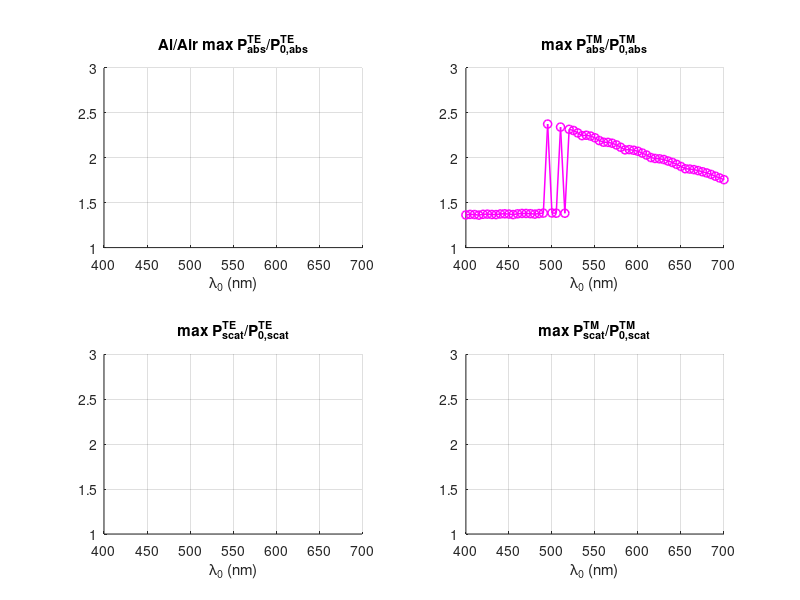
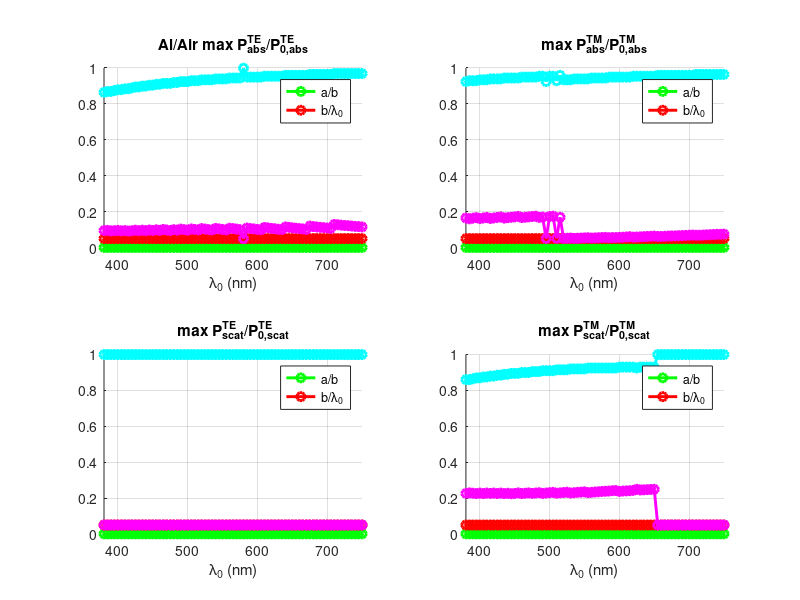
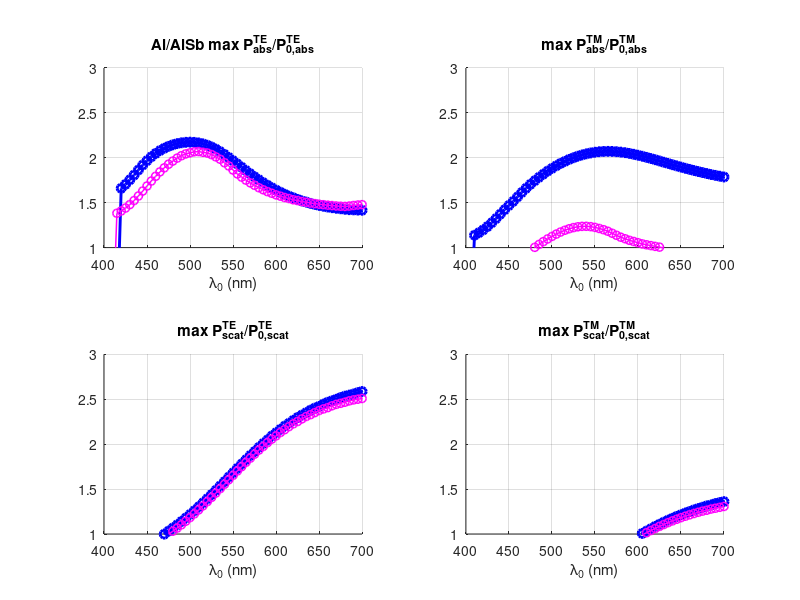
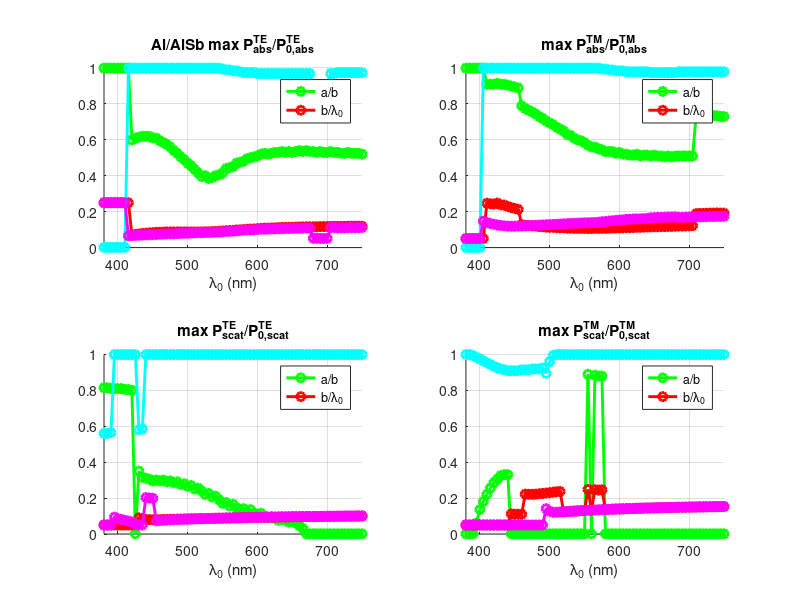

Recreate these plots in MATLAB, in order.
clear all;

nm      = 10^(-9);

lambda0min    = 380*nm;
lambda0max    = 750*nm;
lambda0points = 74;
lambda01      = lambda0min + (lambda0max-lambda0min)*[0:lambda0points]/lambda0points;

%-------------------------------------------------------------ALUMINIUM/AIR
load('Al_Air_Data.mat');
load('Air_Al_Data.mat');
figure;
subplot(2, 2, 1);
hold;
plot(lambda01/nm, Al_Air_PmaxTEabs, '-bo', 'LineWidth', 2.1);
plot(lambda01/nm, Air_Al_PmaxTEabs, '-mo', 'LineWidth', 1.1);
xlabel('\lambda_0 (nm)');
title('Al/Air max P^{TE}_{abs}/P^{TE}_{0,abs}');
grid;
xlim([lambda0min/nm, lambda0max/nm]);
xlim([400, 700]); ylim([1, 3]);
subplot(2, 2, 2);
hold;
plot(lambda01/nm, Al_Air_PmaxTMabs, '-bo', 'LineWidth', 2.1);
plot(lambda01/nm, Air_Al_PmaxTMabs, '-mo', 'LineWidth', 1.1);
xlabel('\lambda_0 (nm)');
title('max P^{TM}_{abs}/P^{TM}_{0,abs}');
grid;
xlim([lambda0min/nm, lambda0max/nm]);
xlim([400, 700]); ylim([1, 3]);
subplot(2, 2, 3);
hold;
plot(lambda01/nm, Al_Air_PmaxTEscat, '-bo', 'LineWidth', 2.1);
plot(lambda01/nm, Air_Al_PmaxTEscat, '-mo', 'LineWidth', 1.1);
xlabel('\lambda_0 (nm)');
title('max P^{TE}_{scat}/P^{TE}_{0,scat}');
grid;
xlim([lambda0min/nm, lambda0max/nm]);
xlim([400, 700]); ylim([1, 3]);
subplot(2, 2, 4);
hold;
plot(lambda01/nm, Al_Air_PmaxTMscat, '-bo', 'LineWidth', 2.1);
plot(lambda01/nm, Air_Al_PmaxTMscat, '-mo', 'LineWidth', 1.1);
xlabel('\lambda_0 (nm)');
title('max P^{TM}_{scat}/P^{TM}_{0,scat}');
grid;
xlim([lambda0min/nm, lambda0max/nm]);
xlim([400, 700]); ylim([1, 3]);
figure;
subplot(2, 2, 1);
hold;
plot(lambda01/nm, Al_Air_aoboptTEabs, '-go', 'LineWidth', 2.1);
plot(lambda01/nm, Al_Air_boloptTEabs, '-ro', 'LineWidth', 2.1);
plot(lambda01/nm, Air_Al_aoboptTEabs, '-co', 'LineWidth', 2.1);
plot(lambda01/nm, Air_Al_boloptTEabs, '-mo', 'LineWidth', 2.1);
xlabel('\lambda_0 (nm)');
title('Al/Air max P^{TE}_{abs}/P^{TE}_{0,abs}');
legend('a/b', 'b/\lambda_0');
grid;
xlim([lambda0min/nm, lambda0max/nm]);
subplot(2, 2, 2);
hold;
plot(lambda01/nm, Al_Air_aoboptTMabs, '-go', 'LineWidth', 2.1);
plot(lambda01/nm, Al_Air_boloptTMabs, '-ro', 'LineWidth', 2.1);
plot(lambda01/nm, Air_Al_aoboptTMabs, '-co', 'LineWidth', 2.1);
plot(lambda01/nm, Air_Al_boloptTMabs, '-mo', 'LineWidth', 2.1);
xlabel('\lambda_0 (nm)');
title('max P^{TM}_{abs}/P^{TM}_{0,abs}');
legend('a/b', 'b/\lambda_0');
grid;
xlim([lambda0min/nm, lambda0max/nm]);
subplot(2, 2, 3);
hold;
plot(lambda01/nm, Al_Air_aoboptTEscat, '-go', 'LineWidth', 2.1);
plot(lambda01/nm, Al_Air_boloptTEscat, '-ro', 'LineWidth', 2.1);
plot(lambda01/nm, Air_Al_aoboptTEscat, '-co', 'LineWidth', 2.1);
plot(lambda01/nm, Air_Al_boloptTEscat, '-mo', 'LineWidth', 2.1);
xlabel('\lambda_0 (nm)');
title('max P^{TE}_{scat}/P^{TE}_{0,scat}');
legend('a/b', 'b/\lambda_0');
grid;
xlim([lambda0min/nm, lambda0max/nm]);
subplot(2, 2, 4);
hold;
plot(lambda01/nm, Al_Air_aoboptTMscat, '-go', 'LineWidth', 2.1);
plot(lambda01/nm, Al_Air_boloptTMscat, '-ro', 'LineWidth', 2.1);
plot(lambda01/nm, Air_Al_aoboptTMscat, '-co', 'LineWidth', 2.1);
plot(lambda01/nm, Air_Al_boloptTMscat, '-mo', 'LineWidth', 2.1);
xlabel('\lambda_0 (nm)');
title('max P^{TM}_{scat}/P^{TM}_{0,scat}');
legend('a/b', 'b/\lambda_0');
grid;
xlim([lambda0min/nm, lambda0max/nm]);

%------------------------------------------------------------ALUMINIUM/ALSB
load('Al_AlSb_Data.mat');
load('AlSb_Al_Data.mat');
figure;
subplot(2, 2, 1);
hold;
plot(lambda01/nm, Al_AlSb_PmaxTEabs, '-bo', 'LineWidth', 2.1);
plot(lambda01/nm, AlSb_Al_PmaxTEabs, '-mo', 'LineWidth', 1.1);
xlabel('\lambda_0 (nm)');
title('Al/AlSb max P^{TE}_{abs}/P^{TE}_{0,abs}');
grid;
xlim([lambda0min/nm, lambda0max/nm]);
xlim([400, 700]); ylim([1, 3]);
subplot(2, 2, 2);
hold;
plot(lambda01/nm, Al_AlSb_PmaxTMabs, '-bo', 'LineWidth', 2.1);
plot(lambda01/nm, AlSb_Al_PmaxTMabs, '-mo', 'LineWidth', 1.1);
xlabel('\lambda_0 (nm)');
title('max P^{TM}_{abs}/P^{TM}_{0,abs}');
grid;
xlim([lambda0min/nm, lambda0max/nm]);
xlim([400, 700]); ylim([1, 3]);
subplot(2, 2, 3);
hold;
plot(lambda01/nm, Al_AlSb_PmaxTEscat, '-bo', 'LineWidth', 2.1);
plot(lambda01/nm, AlSb_Al_PmaxTEscat, '-mo', 'LineWidth', 1.1);
xlabel('\lambda_0 (nm)');
title('max P^{TE}_{scat}/P^{TE}_{0,scat}');
grid;
xlim([lambda0min/nm, lambda0max/nm]);
xlim([400, 700]); ylim([1, 3]);
subplot(2, 2, 4);
hold;
plot(lambda01/nm, Al_AlSb_PmaxTMscat, '-bo', 'LineWidth', 2.1);
plot(lambda01/nm, AlSb_Al_PmaxTMscat, '-mo', 'LineWidth', 1.1);
xlabel('\lambda_0 (nm)');
title('max P^{TM}_{scat}/P^{TM}_{0,scat}');
grid;
xlim([lambda0min/nm, lambda0max/nm]);
xlim([400, 700]); ylim([1, 3]);
figure;
subplot(2, 2, 1);
hold;
plot(lambda01/nm, Al_AlSb_aoboptTEabs, '-go', 'LineWidth', 2.1);
plot(lambda01/nm, Al_AlSb_boloptTEabs, '-ro', 'LineWidth', 2.1);
plot(lambda01/nm, AlSb_Al_aoboptTEabs, '-co', 'LineWidth', 2.1);
plot(lambda01/nm, AlSb_Al_boloptTEabs, '-mo', 'LineWidth', 2.1);
xlabel('\lambda_0 (nm)');
title('Al/AlSb max P^{TE}_{abs}/P^{TE}_{0,abs}');
legend('a/b', 'b/\lambda_0');
grid;
xlim([lambda0min/nm, lambda0max/nm]);
subplot(2, 2, 2);
hold;
plot(lambda01/nm, Al_AlSb_aoboptTMabs, '-go', 'LineWidth', 2.1);
plot(lambda01/nm, Al_AlSb_boloptTMabs, '-ro', 'LineWidth', 2.1);
plot(lambda01/nm, AlSb_Al_aoboptTMabs, '-co', 'LineWidth', 2.1);
plot(lambda01/nm, AlSb_Al_boloptTMabs, '-mo', 'LineWidth', 2.1);
xlabel('\lambda_0 (nm)');
title('max P^{TM}_{abs}/P^{TM}_{0,abs}');
legend('a/b', 'b/\lambda_0');
grid;
xlim([lambda0min/nm, lambda0max/nm]);
subplot(2, 2, 3);
hold;
plot(lambda01/nm, Al_AlSb_aoboptTEscat, '-go', 'LineWidth', 2.1);
plot(lambda01/nm, Al_AlSb_boloptTEscat, '-ro', 'LineWidth', 2.1);
plot(lambda01/nm, AlSb_Al_aoboptTEscat, '-co', 'LineWidth', 2.1);
plot(lambda01/nm, AlSb_Al_boloptTEscat, '-mo', 'LineWidth', 2.1);
xlabel('\lambda_0 (nm)');
title('max P^{TE}_{scat}/P^{TE}_{0,scat}');
legend('a/b', 'b/\lambda_0');
grid;
xlim([lambda0min/nm, lambda0max/nm]);
subplot(2, 2, 4);
hold;
plot(lambda01/nm, Al_AlSb_aoboptTMscat, '-go', 'LineWidth', 2.1);
plot(lambda01/nm, Al_AlSb_boloptTMscat, '-ro', 'LineWidth', 2.1);
plot(lambda01/nm, AlSb_Al_aoboptTMscat, '-co', 'LineWidth', 2.1);
plot(lambda01/nm, AlSb_Al_boloptTMscat, '-mo', 'LineWidth', 2.1);
xlabel('\lambda_0 (nm)');
title('max P^{TM}_{scat}/P^{TM}_{0,scat}');
legend('a/b', 'b/\lambda_0');
grid;
xlim([lambda0min/nm, lambda0max/nm]);

%-------------------------------------------------------------ALUMINIUM/ASI
load('Al_aSi_Data.mat');
load('aSi_Al_Data.mat');
figure;
subplot(2, 2, 1);
hold;
plot(lambda01/nm, Al_aSi_PmaxTEabs, '-bo', 'LineWidth', 2.1);
plot(lambda01/nm, aSi_Al_PmaxTEabs, '-mo', 'LineWidth', 1.1);
xlabel('\lambda_0 (nm)');
title('Al/aSi max P^{TE}_{abs}/P^{TE}_{0,abs}');
grid;
xlim([lambda0min/nm, lambda0max/nm]);
xlim([400, 700]); ylim([1, 3]);
subplot(2, 2, 2);
hold;
plot(lambda01/nm, Al_aSi_PmaxTMabs, '-bo', 'LineWidth', 2.1);
plot(lambda01/nm, aSi_Al_PmaxTMabs, '-mo', 'LineWidth', 1.1);
xlabel('\lambda_0 (nm)');
title('max P^{TM}_{abs}/P^{TM}_{0,abs}');
grid;
xlim([lambda0min/nm, lambda0max/nm]);
xlim([400, 700]); ylim([1, 3]);
subplot(2, 2, 3);
hold;
plot(lambda01/nm, Al_aSi_PmaxTEscat, '-bo', 'LineWidth', 2.1);
plot(lambda01/nm, aSi_Al_PmaxTEscat, '-mo', 'LineWidth', 1.1);
xlabel('\lambda_0 (nm)');
title('max P^{TE}_{scat}/P^{TE}_{0,scat}');
grid;
xlim([lambda0min/nm, lambda0max/nm]);
xlim([400, 700]); ylim([1, 3]);
subplot(2, 2, 4);
hold;
plot(lambda01/nm, Al_aSi_PmaxTMscat, '-bo', 'LineWidth', 2.1);
plot(lambda01/nm, aSi_Al_PmaxTMscat, '-mo', 'LineWidth', 1.1);
xlabel('\lambda_0 (nm)');
title('max P^{TM}_{scat}/P^{TM}_{0,scat}');
grid;
xlim([lambda0min/nm, lambda0max/nm]);
xlim([400, 700]); ylim([1, 3]);
figure;
subplot(2, 2, 1);
hold;
plot(lambda01/nm, Al_aSi_aoboptTEabs, '-go', 'LineWidth', 2.1);
plot(lambda01/nm, Al_aSi_boloptTEabs, '-ro', 'LineWidth', 2.1);
plot(lambda01/nm, aSi_Al_aoboptTEabs, '-co', 'LineWidth', 2.1);
plot(lambda01/nm, aSi_Al_boloptTEabs, '-mo', 'LineWidth', 2.1);
xlabel('\lambda_0 (nm)');
title('Al/aSi max P^{TE}_{abs}/P^{TE}_{0,abs}');
legend('a/b', 'b/\lambda_0');
grid;
xlim([lambda0min/nm, lambda0max/nm]);
subplot(2, 2, 2);
hold;
plot(lambda01/nm, Al_aSi_aoboptTMabs, '-go', 'LineWidth', 2.1);
plot(lambda01/nm, Al_aSi_boloptTMabs, '-ro', 'LineWidth', 2.1);
plot(lambda01/nm, aSi_Al_aoboptTMabs, '-co', 'LineWidth', 2.1);
plot(lambda01/nm, aSi_Al_boloptTMabs, '-mo', 'LineWidth', 2.1);
xlabel('\lambda_0 (nm)');
title('max P^{TM}_{abs}/P^{TM}_{0,abs}');
legend('a/b', 'b/\lambda_0');
grid;
xlim([lambda0min/nm, lambda0max/nm]);
subplot(2, 2, 3);
hold;
plot(lambda01/nm, Al_aSi_aoboptTEscat, '-go', 'LineWidth', 2.1);
plot(lambda01/nm, Al_aSi_boloptTEscat, '-ro', 'LineWidth', 2.1);
plot(lambda01/nm, aSi_Al_aoboptTEscat, '-co', 'LineWidth', 2.1);
plot(lambda01/nm, aSi_Al_boloptTEscat, '-mo', 'LineWidth', 2.1);
xlabel('\lambda_0 (nm)');
title('max P^{TE}_{scat}/P^{TE}_{0,scat}');
legend('a/b', 'b/\lambda_0');
grid;
xlim([lambda0min/nm, lambda0max/nm]);
subplot(2, 2, 4);
hold;
plot(lambda01/nm, Al_aSi_aoboptTMscat, '-go', 'LineWidth', 2.1);
plot(lambda01/nm, Al_aSi_boloptTMscat, '-ro', 'LineWidth', 2.1);
plot(lambda01/nm, aSi_Al_aoboptTMscat, '-co', 'LineWidth', 2.1);
plot(lambda01/nm, aSi_Al_boloptTMscat, '-mo', 'LineWidth', 2.1);
xlabel('\lambda_0 (nm)');
title('max P^{TM}_{scat}/P^{TM}_{0,scat}');
legend('a/b', 'b/\lambda_0');
grid;
xlim([lambda0min/nm, lambda0max/nm]);

%-------------------------------------------------------------ALUMINIUM/GAP
load('Al_GaP_Data.mat');
load('GaP_Al_Data.mat');
figure;
subplot(2, 2, 1);
hold;
plot(lambda01/nm, Al_GaP_PmaxTEabs, '-bo', 'LineWidth', 2.1);
plot(lambda01/nm, GaP_Al_PmaxTEabs, '-mo', 'LineWidth', 1.1);
xlabel('\lambda_0 (nm)');
title('Al/GaP max P^{TE}_{abs}/P^{TE}_{0,abs}');
grid;
xlim([lambda0min/nm, lambda0max/nm]);
xlim([400, 700]); ylim([1, 3]);
subplot(2, 2, 2);
hold;
plot(lambda01/nm, Al_GaP_PmaxTMabs, '-bo', 'LineWidth', 2.1);
plot(lambda01/nm, GaP_Al_PmaxTMabs, '-mo', 'LineWidth', 1.1);
xlabel('\lambda_0 (nm)');
title('max P^{TM}_{abs}/P^{TM}_{0,abs}');
grid;
xlim([lambda0min/nm, lambda0max/nm]);
xlim([400, 700]); ylim([1, 3]);
subplot(2, 2, 3);
hold;
plot(lambda01/nm, Al_GaP_PmaxTEscat, '-bo', 'LineWidth', 2.1);
plot(lambda01/nm, GaP_Al_PmaxTEscat, '-mo', 'LineWidth', 1.1);
xlabel('\lambda_0 (nm)');
title('max P^{TE}_{scat}/P^{TE}_{0,scat}');
grid;
xlim([lambda0min/nm, lambda0max/nm]);
xlim([400, 700]); ylim([1, 3]);
subplot(2, 2, 4);
hold;
plot(lambda01/nm, Al_GaP_PmaxTMscat, '-bo', 'LineWidth', 2.1);
plot(lambda01/nm, GaP_Al_PmaxTMscat, '-mo', 'LineWidth', 1.1);
xlabel('\lambda_0 (nm)');
title('max P^{TM}_{scat}/P^{TM}_{0,scat}');
grid;
xlim([lambda0min/nm, lambda0max/nm]);
xlim([400, 700]); ylim([1, 3]);
figure;
subplot(2, 2, 1);
hold;
plot(lambda01/nm, Al_GaP_aoboptTEabs, '-go', 'LineWidth', 2.1);
plot(lambda01/nm, Al_GaP_boloptTEabs, '-ro', 'LineWidth', 2.1);
plot(lambda01/nm, GaP_Al_aoboptTEabs, '-co', 'LineWidth', 2.1);
plot(lambda01/nm, GaP_Al_boloptTEabs, '-mo', 'LineWidth', 2.1);
xlabel('\lambda_0 (nm)');
title('Al/GaP max P^{TE}_{abs}/P^{TE}_{0,abs}');
legend('a/b', 'b/\lambda_0');
grid;
xlim([lambda0min/nm, lambda0max/nm]);
subplot(2, 2, 2);
hold;
plot(lambda01/nm, Al_GaP_aoboptTMabs, '-go', 'LineWidth', 2.1);
plot(lambda01/nm, Al_GaP_boloptTMabs, '-ro', 'LineWidth', 2.1);
plot(lambda01/nm, GaP_Al_aoboptTMabs, '-co', 'LineWidth', 2.1);
plot(lambda01/nm, GaP_Al_boloptTMabs, '-mo', 'LineWidth', 2.1);
xlabel('\lambda_0 (nm)');
title('max P^{TM}_{abs}/P^{TM}_{0,abs}');
legend('a/b', 'b/\lambda_0');
grid;
xlim([lambda0min/nm, lambda0max/nm]);
subplot(2, 2, 3);
hold;
plot(lambda01/nm, Al_GaP_aoboptTEscat, '-go', 'LineWidth', 2.1);
plot(lambda01/nm, Al_GaP_boloptTEscat, '-ro', 'LineWidth', 2.1);
plot(lambda01/nm, GaP_Al_aoboptTEscat, '-co', 'LineWidth', 2.1);
plot(lambda01/nm, GaP_Al_boloptTEscat, '-mo', 'LineWidth', 2.1);
xlabel('\lambda_0 (nm)');
title('max P^{TE}_{scat}/P^{TE}_{0,scat}');
legend('a/b', 'b/\lambda_0');
grid;
xlim([lambda0min/nm, lambda0max/nm]);
subplot(2, 2, 4);
hold;
plot(lambda01/nm, Al_GaP_aoboptTMscat, '-go', 'LineWidth', 2.1);
plot(lambda01/nm, Al_GaP_boloptTMscat, '-ro', 'LineWidth', 2.1);
plot(lambda01/nm, GaP_Al_aoboptTMscat, '-co', 'LineWidth', 2.1);
plot(lambda01/nm, GaP_Al_boloptTMscat, '-mo', 'LineWidth', 2.1);
xlabel('\lambda_0 (nm)');
title('max P^{TM}_{scat}/P^{TM}_{0,scat}');
legend('a/b', 'b/\lambda_0');
grid;
xlim([lambda0min/nm, lambda0max/nm]);

%------------------------------------------------------------ALUMINIUM/GASB
load('Al_GaSb_Data.mat');
load('GaSb_Al_Data.mat');
figure;
subplot(2, 2, 1);
hold;
plot(lambda01/nm, Al_GaSb_PmaxTEabs, '-bo', 'LineWidth', 2.1);
plot(lambda01/nm, GaSb_Al_PmaxTEabs, '-mo', 'LineWidth', 1.1);
xlabel('\lambda_0 (nm)');
title('Al/GaSb max P^{TE}_{abs}/P^{TE}_{0,abs}');
grid;
xlim([lambda0min/nm, lambda0max/nm]);
xlim([400, 700]); ylim([1, 3]);
subplot(2, 2, 2);
hold;
plot(lambda01/nm, Al_GaSb_PmaxTMabs, '-bo', 'LineWidth', 2.1);
plot(lambda01/nm, GaSb_Al_PmaxTMabs, '-mo', 'LineWidth', 1.1);
xlabel('\lambda_0 (nm)');
title('max P^{TM}_{abs}/P^{TM}_{0,abs}');
grid;
xlim([lambda0min/nm, lambda0max/nm]);
xlim([400, 700]); ylim([1, 3]);
subplot(2, 2, 3);
hold;
plot(lambda01/nm, Al_GaSb_PmaxTEscat, '-bo', 'LineWidth', 2.1);
plot(lambda01/nm, GaSb_Al_PmaxTEscat, '-mo', 'LineWidth', 1.1);
xlabel('\lambda_0 (nm)');
title('max P^{TE}_{scat}/P^{TE}_{0,scat}');
grid;
xlim([lambda0min/nm, lambda0max/nm]);
xlim([400, 700]); ylim([1, 3]);
subplot(2, 2, 4);
hold;
plot(lambda01/nm, Al_GaSb_PmaxTMscat, '-bo', 'LineWidth', 2.1);
plot(lambda01/nm, GaSb_Al_PmaxTMscat, '-mo', 'LineWidth', 1.1);
xlabel('\lambda_0 (nm)');
title('max P^{TM}_{scat}/P^{TM}_{0,scat}');
grid;
xlim([lambda0min/nm, lambda0max/nm]);
xlim([400, 700]); ylim([1, 3]);
figure;
subplot(2, 2, 1);
hold;
plot(lambda01/nm, Al_GaSb_aoboptTEabs, '-go', 'LineWidth', 2.1);
plot(lambda01/nm, Al_GaSb_boloptTEabs, '-ro', 'LineWidth', 2.1);
plot(lambda01/nm, GaSb_Al_aoboptTEabs, '-co', 'LineWidth', 2.1);
plot(lambda01/nm, GaSb_Al_boloptTEabs, '-mo', 'LineWidth', 2.1);
xlabel('\lambda_0 (nm)');
title('Al/GaSb max P^{TE}_{abs}/P^{TE}_{0,abs}');
legend('a/b', 'b/\lambda_0');
grid;
xlim([lambda0min/nm, lambda0max/nm]);
subplot(2, 2, 2);
hold;
plot(lambda01/nm, Al_GaSb_aoboptTMabs, '-go', 'LineWidth', 2.1);
plot(lambda01/nm, Al_GaSb_boloptTMabs, '-ro', 'LineWidth', 2.1);
plot(lambda01/nm, GaSb_Al_aoboptTMabs, '-co', 'LineWidth', 2.1);
plot(lambda01/nm, GaSb_Al_boloptTMabs, '-mo', 'LineWidth', 2.1);
xlabel('\lambda_0 (nm)');
title('max P^{TM}_{abs}/P^{TM}_{0,abs}');
legend('a/b', 'b/\lambda_0');
grid;
xlim([lambda0min/nm, lambda0max/nm]);
subplot(2, 2, 3);
hold;
plot(lambda01/nm, Al_GaSb_aoboptTEscat, '-go', 'LineWidth', 2.1);
plot(lambda01/nm, Al_GaSb_boloptTEscat, '-ro', 'LineWidth', 2.1);
plot(lambda01/nm, GaSb_Al_aoboptTEscat, '-co', 'LineWidth', 2.1);
plot(lambda01/nm, GaSb_Al_boloptTEscat, '-mo', 'LineWidth', 2.1);
xlabel('\lambda_0 (nm)');
title('max P^{TE}_{scat}/P^{TE}_{0,scat}');
legend('a/b', 'b/\lambda_0');
grid;
xlim([lambda0min/nm, lambda0max/nm]);
subplot(2, 2, 4);
hold;
plot(lambda01/nm, Al_GaSb_aoboptTMscat, '-go', 'LineWidth', 2.1);
plot(lambda01/nm, Al_GaSb_boloptTMscat, '-ro', 'LineWidth', 2.1);
plot(lambda01/nm, GaSb_Al_aoboptTMscat, '-co', 'LineWidth', 2.1);
plot(lambda01/nm, GaSb_Al_boloptTMscat, '-mo', 'LineWidth', 2.1);
xlabel('\lambda_0 (nm)');
title('max P^{TM}_{scat}/P^{TM}_{0,scat}');
legend('a/b', 'b/\lambda_0');
grid;
xlim([lambda0min/nm, lambda0max/nm]);

%--------------------------------------------------------------ALUMINIUM/GE
load('Al_Ge_Data.mat');
load('Ge_Al_Data.mat');
figure;
subplot(2, 2, 1);
hold;
plot(lambda01/nm, Al_Ge_PmaxTEabs, '-bo', 'LineWidth', 2.1);
plot(lambda01/nm, Ge_Al_PmaxTEabs, '-mo', 'LineWidth', 1.1);
xlabel('\lambda_0 (nm)');
title('Al/Ge max P^{TE}_{abs}/P^{TE}_{0,abs}');
grid;
xlim([lambda0min/nm, lambda0max/nm]);
xlim([400, 700]); ylim([1, 3]);
subplot(2, 2, 2);
hold;
plot(lambda01/nm, Al_Ge_PmaxTMabs, '-bo', 'LineWidth', 2.1);
plot(lambda01/nm, Ge_Al_PmaxTMabs, '-mo', 'LineWidth', 1.1);
xlabel('\lambda_0 (nm)');
title('max P^{TM}_{abs}/P^{TM}_{0,abs}');
grid;
xlim([lambda0min/nm, lambda0max/nm]);
xlim([400, 700]); ylim([1, 3]);
subplot(2, 2, 3);
hold;
plot(lambda01/nm, Al_Ge_PmaxTEscat, '-bo', 'LineWidth', 2.1);
plot(lambda01/nm, Ge_Al_PmaxTEscat, '-mo', 'LineWidth', 1.1);
xlabel('\lambda_0 (nm)');
title('max P^{TE}_{scat}/P^{TE}_{0,scat}');
grid;
xlim([lambda0min/nm, lambda0max/nm]);
xlim([400, 700]); ylim([1, 3]);
subplot(2, 2, 4);
hold;
plot(lambda01/nm, Al_Ge_PmaxTMscat, '-bo', 'LineWidth', 2.1);
plot(lambda01/nm, Ge_Al_PmaxTMscat, '-mo', 'LineWidth', 1.1);
xlabel('\lambda_0 (nm)');
title('max P^{TM}_{scat}/P^{TM}_{0,scat}');
grid;
xlim([lambda0min/nm, lambda0max/nm]);
xlim([400, 700]); ylim([1, 3]);
figure;
subplot(2, 2, 1);
hold;
plot(lambda01/nm, Al_Ge_aoboptTEabs, '-go', 'LineWidth', 2.1);
plot(lambda01/nm, Al_Ge_boloptTEabs, '-ro', 'LineWidth', 2.1);
plot(lambda01/nm, Ge_Al_aoboptTEabs, '-co', 'LineWidth', 2.1);
plot(lambda01/nm, Ge_Al_boloptTEabs, '-mo', 'LineWidth', 2.1);
xlabel('\lambda_0 (nm)');
title('Al/Ge max P^{TE}_{abs}/P^{TE}_{0,abs}');
legend('a/b', 'b/\lambda_0');
grid;
xlim([lambda0min/nm, lambda0max/nm]);
subplot(2, 2, 2);
hold;
plot(lambda01/nm, Al_Ge_aoboptTMabs, '-go', 'LineWidth', 2.1);
plot(lambda01/nm, Al_Ge_boloptTMabs, '-ro', 'LineWidth', 2.1);
plot(lambda01/nm, Ge_Al_aoboptTMabs, '-co', 'LineWidth', 2.1);
plot(lambda01/nm, Ge_Al_boloptTMabs, '-mo', 'LineWidth', 2.1);
xlabel('\lambda_0 (nm)');
title('max P^{TM}_{abs}/P^{TM}_{0,abs}');
legend('a/b', 'b/\lambda_0');
grid;
xlim([lambda0min/nm, lambda0max/nm]);
subplot(2, 2, 3);
hold;
plot(lambda01/nm, Al_Ge_aoboptTEscat, '-go', 'LineWidth', 2.1);
plot(lambda01/nm, Al_Ge_boloptTEscat, '-ro', 'LineWidth', 2.1);
plot(lambda01/nm, Ge_Al_aoboptTEscat, '-co', 'LineWidth', 2.1);
plot(lambda01/nm, Ge_Al_boloptTEscat, '-mo', 'LineWidth', 2.1);
xlabel('\lambda_0 (nm)');
title('max P^{TE}_{scat}/P^{TE}_{0,scat}');
legend('a/b', 'b/\lambda_0');
grid;
xlim([lambda0min/nm, lambda0max/nm]);
subplot(2, 2, 4);
hold;
plot(lambda01/nm, Al_Ge_aoboptTMscat, '-go', 'LineWidth', 2.1);
plot(lambda01/nm, Al_Ge_boloptTMscat, '-ro', 'LineWidth', 2.1);
plot(lambda01/nm, Ge_Al_aoboptTMscat, '-co', 'LineWidth', 2.1);
plot(lambda01/nm, Ge_Al_boloptTMscat, '-mo', 'LineWidth', 2.1);
xlabel('\lambda_0 (nm)');
title('max P^{TM}_{scat}/P^{TM}_{0,scat}');
legend('a/b', 'b/\lambda_0');
grid;
xlim([lambda0min/nm, lambda0max/nm]);

%------------------------------------------------------------ALUMINIUM/INAS
load('Al_InAs_Data.mat');
load('InAs_Al_Data.mat');
figure;
subplot(2, 2, 1);
hold;
plot(lambda01/nm, Al_InAs_PmaxTEabs, '-bo', 'LineWidth', 2.1);
plot(lambda01/nm, InAs_Al_PmaxTEabs, '-mo', 'LineWidth', 1.1);
xlabel('\lambda_0 (nm)');
title('Al/InAs max P^{TE}_{abs}/P^{TE}_{0,abs}');
grid;
xlim([lambda0min/nm, lambda0max/nm]);
xlim([400, 700]); ylim([1, 3]);
subplot(2, 2, 2);
hold;
plot(lambda01/nm, Al_InAs_PmaxTMabs, '-bo', 'LineWidth', 2.1);
plot(lambda01/nm, InAs_Al_PmaxTMabs, '-mo', 'LineWidth', 1.1);
xlabel('\lambda_0 (nm)');
title('max P^{TM}_{abs}/P^{TM}_{0,abs}');
grid;
xlim([lambda0min/nm, lambda0max/nm]);
xlim([400, 700]); ylim([1, 3]);
subplot(2, 2, 3);
hold;
plot(lambda01/nm, Al_InAs_PmaxTEscat, '-bo', 'LineWidth', 2.1);
plot(lambda01/nm, InAs_Al_PmaxTEscat, '-mo', 'LineWidth', 1.1);
xlabel('\lambda_0 (nm)');
title('max P^{TE}_{scat}/P^{TE}_{0,scat}');
grid;
xlim([lambda0min/nm, lambda0max/nm]);
xlim([400, 700]); ylim([1, 3]);
subplot(2, 2, 4);
hold;
plot(lambda01/nm, Al_InAs_PmaxTMscat, '-bo', 'LineWidth', 2.1);
plot(lambda01/nm, InAs_Al_PmaxTMscat, '-mo', 'LineWidth', 1.1);
xlabel('\lambda_0 (nm)');
title('max P^{TM}_{scat}/P^{TM}_{0,scat}');
grid;
xlim([lambda0min/nm, lambda0max/nm]);
xlim([400, 700]); ylim([1, 3]);
figure;
subplot(2, 2, 1);
hold;
plot(lambda01/nm, Al_InAs_aoboptTEabs, '-go', 'LineWidth', 2.1);
plot(lambda01/nm, Al_InAs_boloptTEabs, '-ro', 'LineWidth', 2.1);
plot(lambda01/nm, InAs_Al_aoboptTEabs, '-co', 'LineWidth', 2.1);
plot(lambda01/nm, InAs_Al_boloptTEabs, '-mo', 'LineWidth', 2.1);
xlabel('\lambda_0 (nm)');
title('Al/InAs max P^{TE}_{abs}/P^{TE}_{0,abs}');
legend('a/b', 'b/\lambda_0');
grid;
xlim([lambda0min/nm, lambda0max/nm]);
subplot(2, 2, 2);
hold;
plot(lambda01/nm, Al_InAs_aoboptTMabs, '-go', 'LineWidth', 2.1);
plot(lambda01/nm, Al_InAs_boloptTMabs, '-ro', 'LineWidth', 2.1);
plot(lambda01/nm, InAs_Al_aoboptTMabs, '-co', 'LineWidth', 2.1);
plot(lambda01/nm, InAs_Al_boloptTMabs, '-mo', 'LineWidth', 2.1);
xlabel('\lambda_0 (nm)');
title('max P^{TM}_{abs}/P^{TM}_{0,abs}');
legend('a/b', 'b/\lambda_0');
grid;
xlim([lambda0min/nm, lambda0max/nm]);
subplot(2, 2, 3);
hold;
plot(lambda01/nm, Al_InAs_aoboptTEscat, '-go', 'LineWidth', 2.1);
plot(lambda01/nm, Al_InAs_boloptTEscat, '-ro', 'LineWidth', 2.1);
plot(lambda01/nm, InAs_Al_aoboptTEscat, '-co', 'LineWidth', 2.1);
plot(lambda01/nm, InAs_Al_boloptTEscat, '-mo', 'LineWidth', 2.1);
xlabel('\lambda_0 (nm)');
title('max P^{TE}_{scat}/P^{TE}_{0,scat}');
legend('a/b', 'b/\lambda_0');
grid;
xlim([lambda0min/nm, lambda0max/nm]);
subplot(2, 2, 4);
hold;
plot(lambda01/nm, Al_InAs_aoboptTMscat, '-go', 'LineWidth', 2.1);
plot(lambda01/nm, Al_InAs_boloptTMscat, '-ro', 'LineWidth', 2.1);
plot(lambda01/nm, InAs_Al_aoboptTMscat, '-co', 'LineWidth', 2.1);
plot(lambda01/nm, InAs_Al_boloptTMscat, '-mo', 'LineWidth', 2.1);
xlabel('\lambda_0 (nm)');
title('max P^{TM}_{scat}/P^{TM}_{0,scat}');
legend('a/b', 'b/\lambda_0');
grid;
xlim([lambda0min/nm, lambda0max/nm]);